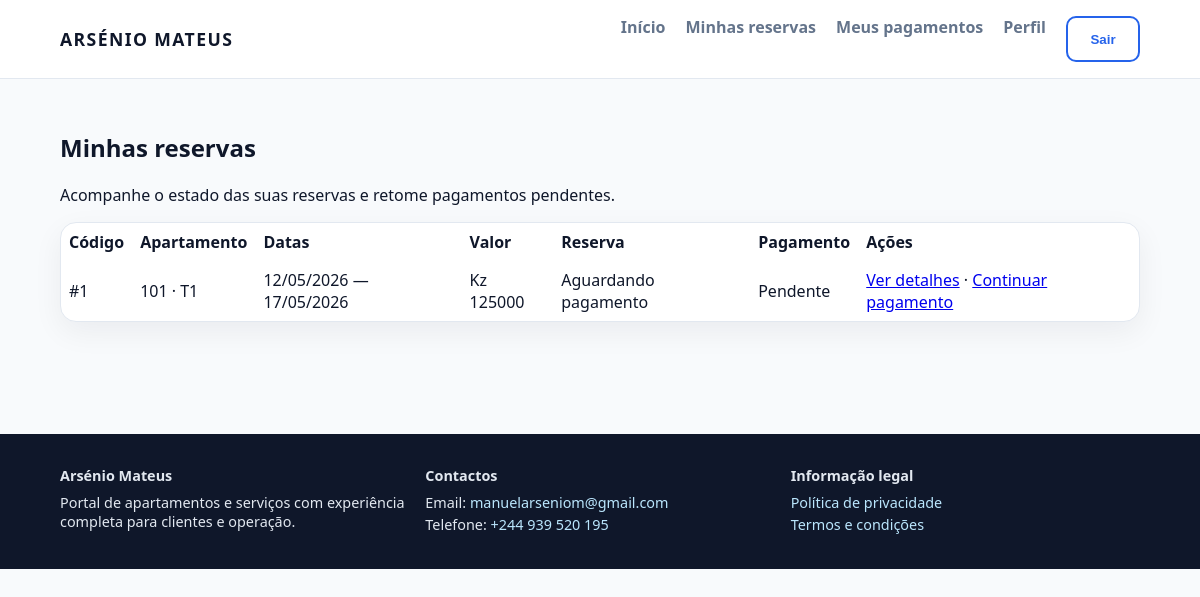
/reservas/minhas/ (signed in), run on the app's committed database.
### reservas/models.py (models this page shows, shortened)
class Reserva(models.Model):
    STATUS = (
        ("rascunho", "Rascunho"),
        ("pendente", "Pendente"),
        ("pre_reserva", "Pre-reserva"),
        ("aguardando_pagamento", "Aguardando pagamento"),
        ("pagamento_em_validacao", "Pagamento em validacao"),
        ("aguardando_confirmacao", "Aguardando confirmacao"),
        ("confirmada", "Confirmada"),
        ("ativa", "Ativa"),
        ("concluida", "Concluida"),
        ("cancelada", "Cancelada"),
    )
    cliente = models.ForeignKey(
        "clientes.Cliente",
        on_delete=models.PROTECT,
        related_name="reservas",
    )
    unidade = models.ForeignKey(
        "unidades.Unidade",
        on_delete=models.PROTECT,
        related_name="reservas",
    )
    data_inicio = models.DateField()
    data_fim = models.DateField()
    nome_completo = models.CharField(max_length=120, blank=True, default="")
    telefone = models.CharField(max_length=40, blank=True, default="")
    email = models.EmailField(blank=True, default="")
    nacionalidade = models.CharField(max_length=80, blank=True, default="")
    tipo_documento = models.CharField(max_length=40, blank=True, default="")
    numero_documento_identificacao = models.CharField(max_length=60, blank=True, default="")
    data_nascimento = models.DateField(null=True, blank=True)
    morada = models.CharField(max_length=180, blank=True, default="")
    cidade = models.CharField(max_length=80, blank=True, default="")
    pais_residencia = models.CharField(max_length=80, blank=True, default="")
    contacto_alternativo = models.CharField(max_length=40, blank=True, default="")
    preferencia_contacto = models.CharField(max_length=20, blank=True, default="")
    numero_hospedes = models.PositiveSmallIntegerField(default=1)
    finalidade_estadia = models.CharField(max_length=120, blank=True, default="")
    observacoes = models.TextField(blank=True, default="")
    pedido_especial = models.TextField(blank=True, default="")
    valor_base = models.DecimalField(max_digits=14, decimal_places=2, default=Decimal("0.00"))
    status = models.CharField(max_length=30, choices=STATUS, default="rascunho")
    epoca = models.ForeignKey(
        "faturacao.TabelaPreco",
        null=True,
        blank=True,
        on_delete=models.PROTECT,
        related_name="reservas",
    )
    criado_em = models.DateTimeField(auto_now_add=True)
    pagamento_entidade = models.CharField(
        max_length=5,
        blank=True,
        default="",
        help_text="Entidade bancária de referência (referência multibanco / similar).",
    )
    pagamento_referencia = models.CharField(
        max_length=12,
        blank=True,
        default="",
        db_index=True,
        help_text="Referência numérica associada ao pagamento da pré-reserva.",
    )
    pagamento_confirmado_whatsapp = models.BooleanField(
        default=False,
        help_text="Pagamento confirmado por WhatsApp.",
    )
    class Meta:
        ordering = ["-id"]

### unidades/models.py (models this page shows, shortened)
class Unidade(models.Model):
    codigo = models.CharField(max_length=30, unique=True)
    nome = models.CharField(max_length=120)
    andar = models.PositiveSmallIntegerField(default=1)
    tipo = models.CharField(max_length=30)
    area_m2 = models.DecimalField(max_digits=10, decimal_places=2)
    preco_mensal = models.DecimalField(max_digits=12, decimal_places=2, default=0)
    disponivel = models.BooleanField(default=True)
    descricao = models.TextField(blank=True, default="")
    capacidade = models.PositiveSmallIntegerField(default=2)
    possui_sofa_cama = models.BooleanField(default=False)
    observacoes = models.TextField(blank=True, default="")
    numero_quartos = models.PositiveSmallIntegerField(
        null=True,
        blank=True,
        help_text="Número de quartos; se vazio, infere-se pela tipologia (T0..T3, penthouse).",
    )
    class Meta:
        ordering = ["andar", "codigo"]
    @property
    def tipologia(self) -> str:
        return self.tipo

### faturacao/models.py (models this page shows, shortened)
class Pagamento(models.Model):
    STATUS = (
        ("pendente", "Pendente"),
        ("aprovado", "Aprovado"),
        ("recusado", "Recusado"),
    )
    fatura = models.ForeignKey(Fatura, on_delete=models.CASCADE, related_name="pagamentos")
    valor = models.DecimalField(max_digits=14, decimal_places=2)
    data = models.DateTimeField(auto_now_add=True)
    metodo = models.CharField(max_length=60)
    status = models.CharField(max_length=20, choices=STATUS, default="pendente")

### reservas/views.py (the view)
# urls.py: path("reservas/", views.minhas_reservas, name="reservas"),
@cliente_required
def minhas_reservas(request):
    reservas = (
        Reserva.objects.filter(cliente__user=request.user)
        .select_related("unidade", "cliente")
        .prefetch_related("fatura__pagamentos")
        .order_by("-id")
    )
    dados = [{"reserva": r, "status_pagamento": _status_pagamento(r)} for r in reservas]
    return render(request, "reservas/minhas_reservas.html", {"dados": dados})

### reservas/views.py (called while the page is built)
def _status_pagamento(reserva: Reserva) -> str:
    pg = Pagamento.objects.filter(fatura__reserva=reserva).order_by("-id").first()
    return pg.status if pg else "pendente"

### usuarios/authz.py (called while the page is built)
def _perfil_required(perfis_permitidos, redirect_name):
    def decorator(view_func):
        @login_required
        @wraps(view_func)
        def wrapped(request, *args, **kwargs):
            perfil = get_perfil_atual(request)
            if perfil in perfis_permitidos:
                return view_func(request, *args, **kwargs)
            messages.error(request, "Acesso não autorizado para este perfil.")
            return redirect(redirect_name)
        return wrapped
    return decorator

### usuarios/perfil.py (called while the page is built)
def get_perfil_atual(request) -> str:
    return get_user_profile(getattr(request, "user", None))

def get_perfil_atual_label(request) -> str:
    return profile_display_name(get_perfil_atual(request))

### usuarios/roles.py (called while the page is built)
def get_user_role(user):
    if not user or not user.is_authenticated:
        return PerfilAcesso.VISITANTE
    if hasattr(user, "perfil_acesso"):
        return user.perfil_acesso.role
    return PerfilAcesso.VISITANTE

def role_display_name(role: str) -> str:
    labels = {
        PerfilAcesso.VISITANTE: "Visitante interessado",
        PerfilAcesso.CLIENTE_PENDENTE: "Cliente com pré-reserva",
        PerfilAcesso.CLIENTE_CONFIRMADO: "Cliente confirmado",
        PerfilAcesso.STAFF_LIMPEZA: "Trabalhador (Limpeza)",
        PerfilAcesso.STAFF_LAVANDARIA: "Trabalhador (Lavandaria)",
        PerfilAcesso.STAFF_RESTAURANTE: "Trabalhador (Restaurante)",
        PerfilAcesso.STAFF_MANUTENCAO: "Trabalhador (Manutenção)",
        PerfilAcesso.RECEPCAO: "Recepcionista",
        PerfilAcesso.ADMIN: "Administrador",
        PerfilAcesso.ADMIN_CONDOMINIO: "Administrador do condomínio",
        PerfilAcesso.ADMIN_SISTEMA: "Administrador do sistema",
    }
    return labels.get(role, "Visitante interessado")

def get_user_profile(user) -> str:
    role = get_user_role(user)
    if not user or not user.is_authenticated:
        return PERFIL_VISITANTE_INTERESSADO
    if user.is_superuser or role in ROLES_ADMIN:
        return PERFIL_ADMINISTRADOR
    if role in ROLES_INTERNOS:
        return PERFIL_TRABALHADOR
    if role in ROLES_CLIENTE or hasattr(user, "perfil_cliente"):
        return PERFIL_CLIENTE
    return PERFIL_VISITANTE_INTERESSADO

### templates/reservas/minhas_reservas.html (shortened to what this page needs)
{% extends "base_public.html" %}
{% block content %}
<section class="pub-section" style="max-width: 1100px;">
  <h1>Minhas reservas</h1>
  <p class="text-secondary">Acompanhe o estado das suas reservas e retome pagamentos pendentes.</p>
  {% if dados %}
  <div class="pub-card body">
    <table style="width:100%;border-collapse:collapse;">
      <thead>
        <tr>
          <th style="text-align:left;padding:.5rem;">Código</th>
          <th style="text-align:left;padding:.5rem;">Apartamento</th>
          <th style="text-align:left;padding:.5rem;">Datas</th>
          <th style="text-align:left;padding:.5rem;">Valor</th>
          <th style="text-align:left;padding:.5rem;">Reserva</th>
          <th style="text-align:left;padding:.5rem;">Pagamento</th>
          <th style="text-align:left;padding:.5rem;">Ações</th>
        </tr>
      </thead>
      <tbody>
      {% for item in dados %}
        <tr>
          <td style="padding:.5rem;">#{{ item.reserva.pk }}</td>
          <td style="padding:.5rem;">{{ item.reserva.unidade.codigo }} · {{ item.reserva.unidade.tipo }}</td>
          <td style="padding:.5rem;">{{ item.reserva.data_inicio|date:"d/m/Y" }} — {{ item.reserva.data_fim|date:"d/m/Y" }}</td>
          <td style="padding:.5rem;">Kz {{ item.reserva.valor_base|floatformat:0 }}</td>
          <td style="padding:.5rem;">{{ item.reserva.get_status_display }}</td>
          <td style="padding:.5rem;">{{ item.status_pagamento|title }}</td>
          <td style="padding:.5rem;">
            <a href="{% url 'reservas:detalhe_reserva' item.reserva.pk %}">Ver detalhes</a>
            {% if item.reserva.status == "aguardando_pagamento" or item.reserva.status == "pagamento_em_validacao" %}
              · <a href="{% url 'reservas:resumo_pagamento' item.reserva.pk %}">Continuar pagamento</a>
            {% endif %}
          </td>
        </tr>
      {% endfor %}
      </tbody>
    </table>
  </div>
  {% else %}
    <div class="pub-card body">
      <p>Ainda não tem reservas registadas.</p>
      <a class="btn-pub-primary" href="{% url 'buscar_apartamentos' %}">Pesquisar disponibilidade</a>
    </div>
  {% endif %}
</section>
{% endblock %}

### static/css/public.css (style rules this page uses)
:root { --pub-bg: #f8fafc; --pub-text: #0f172a; --pub-muted: #64748b; --pub-primary: #2563eb; --pub-accent: #0ea5e9; --pub-card: #ffffff; --pub-border: #e2e8f0; }
* { box-sizing: border-box; }
body.public-body { margin: 0; font-family: "Segoe UI", Arial, sans-serif; background: var(--pub-bg); color: var(--pub-text); }
.pub-section { margin-bottom: 3rem; }
.pub-card { background: var(--pub-card); border-radius: 16px; border: 1px solid var(--pub-border); overflow: hidden; box-shadow: 0 10px 30px rgba(15, 23, 42, 0.06); }

### data on the page
Reserva: reserva.pk "1", reserva.unidade.codigo "101", reserva.unidade.tipo "T1", reserva.data_inicio "12/05/2026", reserva.data_fim "17/05/2026", reserva.valor_base "125000", reserva.status "Aguardando pagamento", status_pagamento "Pendente", shows "Continuar pagamento"

### other printed values
{{ contact_email }} "manuelarseniom@gmail.com"
{{ contact_phone }} "+244 939 520 195"
